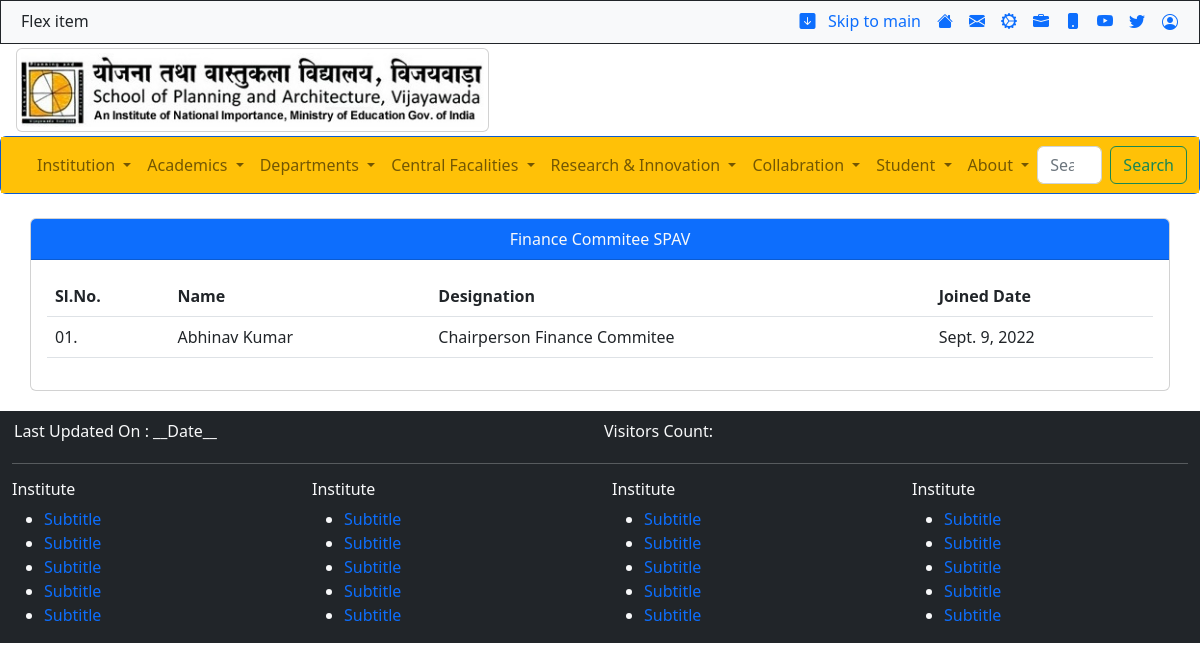
The app's page /fc/ with its own data.
### spav/models.py (models this page shows, shortened)
class Fc(models.Model):
    name = models.CharField(max_length=50)
    DESIG_CHOICES = (
            ('Chairperson Finance Commitee','Chairperson Finance Commitee'),
            ('Secoratry Finance Commitee','Secoratry Finance Commitee'),
    )
    designation = models.CharField(max_length=50, choices=DESIG_CHOICES)
    date = models.DateField(auto_now=False, auto_now_add=False)

### spav/views.py (the view)
# urls.py: path('fc/', views.fc, name='fc'),
def fc(request):
    return render(request, 'fc.html', context )

### templates/fc.html (shortened to what this page needs)
{% extends 'base.html' %}
{% load static %}
{% block fc %}
<br>
<section>
    <div class="container">
        <div class="row">
            <div class="card p-0">
                <div class="card-header text-center bg-primary text-light">Finance Commitee SPAV</div>
                <div class="card-body">
                    <table class="table">
                        <tr>
                            <th>Sl.No.</th>
                            <th>Name</th>
                            <th>Designation</th>
                            <th>Joined Date</th>
                        </tr>
                        {% for f in fcData %}
                        <tr>
                            <td>01.</td>
                            <td>{{f.name}}</td>
                            <td>{{f.designation}}</td>
                            <td>{{f.date}}</td>
                        </tr>
                        {% endfor%}
                    </table>
                </div>
            </div>
        </div>
    </div>
</section>
{% endblock fc %}

### static/css/style.css (style rules this page uses)
* { margin: 0%; padding: 0%; box-sizing: border-box; }
.card { border: solid dotted black 1; }

### records on screen
Fc: name "Abhinav Kumar", designation "Chairperson Finance Commitee", date "Sept. 9, 2022"
